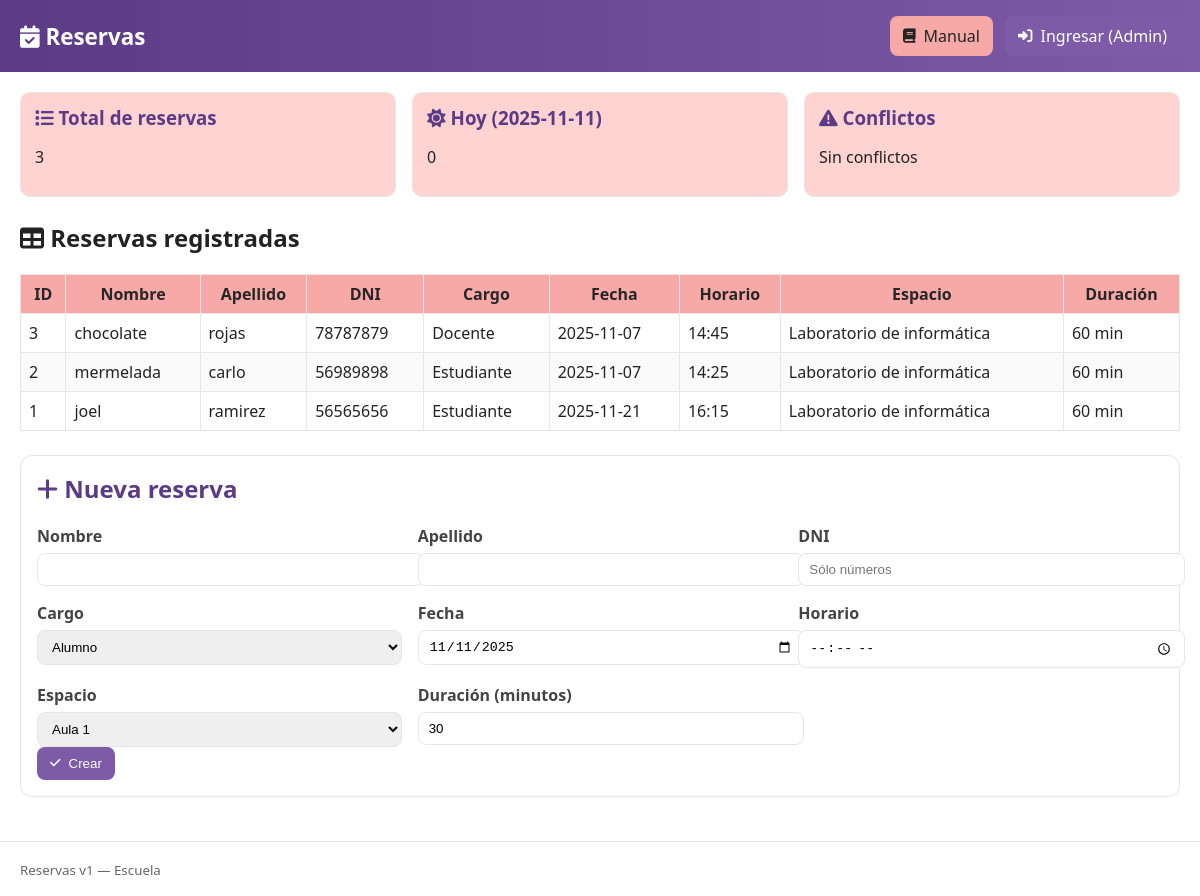
The page / on the database its author committed.
### tables this page shows
CREATE TABLE reservas (
    id INTEGER PRIMARY KEY AUTOINCREMENT,
    nombre TEXT,
    apellido TEXT,
    dni TEXT,
    cargo TEXT,
    fecha TEXT,
    horario TEXT,
    espacio TEXT
, duracion INTEGER NOT NULL DEFAULT 60);

### funciones.php (called while the page is built, shortened)
<?php
require_once __DIR__ . '/db.php';
function isAdmin(): bool {
    return !empty($_SESSION['admin']);
}
function listarReservas(): array {
    global $db;
    $stmt = $db->query("SELECT * FROM reservas ORDER BY id DESC");
    return $stmt->fetchAll(PDO::FETCH_ASSOC);
}
function contarReservas(): int {
    global $db;
    $stmt = $db->query("SELECT COUNT(*) FROM reservas");
    return (int)$stmt->fetchColumn();
}
function contarReservasPorFecha(string $fecha): int {
    global $db;
    $stmt = $db->prepare("SELECT COUNT(*) FROM reservas WHERE fecha = ?");
    $stmt->execute([$fecha]);
    return (int)$stmt->fetchColumn();
}
function detectarConflictos(): array {
    global $db;
    $sql = "
        SELECT fecha, horario, espacio, COUNT(*) AS cantidad
        FROM reservas
        GROUP BY fecha, horario, espacio
        HAVING cantidad > 1
    ";
    $stmt = $db->query($sql);
    return $stmt->fetchAll(PDO::FETCH_ASSOC);
}

### index.php (the view, shortened to what this page needs)
<?php
require_once __DIR__ . '/funciones.php';
$hoy = date('Y-m-d');
$totalReservas = contarReservas();
$reservasHoy = contarReservasPorFecha($hoy);
$conflictos = detectarConflictos();
$lista = listarReservas();
?>
<!DOCTYPE html>
<html lang="es">
<head>
    <link rel="stylesheet" href="estilo.css?v=<?= filemtime(__DIR__ . '/estilo.css') ?>">
    <link rel="stylesheet" href="https://cdnjs.cloudflare.com/ajax/libs/font-awesome/6.5.0/css/all.min.css">
</head>
<body>
<header>
    <h1><i class="fa-solid fa-calendar-check"></i> Reservas</h1>
    <nav>
        <a href="manual.php" class="btn secundario"><i class="fa-solid fa-book"></i> Manual</a>
        <?php if (isAdmin()): ?>
            <a href="logout.php" class="btn peligro"><i class="fa-solid fa-right-from-bracket"></i> Salir</a>
        <?php else: ?>
            <a href="login.php" class="btn primario"><i class="fa-solid fa-right-to-bracket"></i> Ingresar (Admin)</a>
        <?php endif; ?>
    </nav>
</header>
<main>
    <section class="panel">
        <div class="panel-item">
            <h3><i class="fa-solid fa-list"></i> Total de reservas</h3>
            <p><?= $totalReservas ?></p>
        </div>
        <div class="panel-item">
            <h3><i class="fa-solid fa-sun"></i> Hoy (<?= $hoy ?>)</h3>
            <p><?= $reservasHoy ?></p>
        </div>
        <div class="panel-item">
            <h3><i class="fa-solid fa-triangle-exclamation"></i> Conflictos</h3>
            <?php if (count($conflictos) === 0): ?>
                <p>Sin conflictos</p>
            <?php endif; ?>
        </div>
    </section>
    <section class="tabla">
        <h2><i class="fa-solid fa-table"></i> Reservas registradas</h2>
        <table>
            <thead>
            <tr>
                <th>ID</th>
                <th>Nombre</th>
                <th>Apellido</th>
                <th>DNI</th>
                <th>Cargo</th>
                <th>Fecha</th>
                <th>Horario</th>
                <th>Espacio</th>
                <th>Duración</th>
            </tr>
            </thead>
            <tbody>
            <?php foreach ($lista as $r): ?>
                <tr>
                    <td><?= (int)$r['id'] ?></td>
                    <td><?= htmlspecialchars($r['nombre']) ?></td>
                    <td><?= htmlspecialchars($r['apellido']) ?></td>
                    <td><?= htmlspecialchars($r['dni']) ?></td>
                    <td><?= htmlspecialchars($r['cargo']) ?></td>
                    <td><?= htmlspecialchars($r['fecha']) ?></td>
                    <td><?= htmlspecialchars($r['horario']) ?></td>
                    <td><?= htmlspecialchars($r['espacio']) ?></td>
                    <td><?= (int)$r['duracion'] ?> min</td>
                </tr>
            <?php endforeach; ?>
            </tbody>
        </table>
    </section>
    <section class="formulario">
        <h2><i class="fa-solid fa-plus"></i> Nueva reserva</h2>
        <form method="POST" action="admin.php">
            <div class="grid">
                <label>Nombre
                    <input type="text" name="nombre" required>
                </label>
                <label>Apellido
                    <input type="text" name="apellido" required>
                </label>
                <label>DNI
                    <input type="text" name="dni" placeholder="Sólo números" required>
                </label>
                <label>Cargo
                    <select name="cargo" required>
                        <option value="Alumno">Alumno</option>
                    </select>
                </label>
                <label>Fecha
                    <input type="date" name="fecha" value="<?= $hoy ?>" required>
                </label>
                <label>Horario
                    <input type="time" name="horario" required>
                </label>
                <label>Espacio
                    <select name="espacio" required>
                        <option value="Aula 1">Aula 1</option>
                    </select>
                </label>
                <label>Duración (minutos)
                    <input type="number" name="duracion" min="10" max="480" step="5" value="30" required>
                </label>
            </div>
            <button type="submit" class="btn primario"><i class="fa-solid fa-check"></i> Crear</button>
        </form>
    </section>
</main>
<footer>
    <small>Reservas v1 — Escuela</small>
</footer>
</body>
</html>

### estilo.css (style rules this page uses)
:root { --bg: #ffffff; --texto: #222222; --lila: #7d5ba6; --lila-oscuro: #5b3b85; --salmon: #f7a9a8; --salmon-claro: #ffd3d2; --borde: #e6e6e6; }
html, body { height: 100%; }
body { margin: 0; background: var(--bg); color: var(--texto); font-family: system-ui, -apple-system, Segoe UI, Roboto, Ubuntu, Cantarell, "Noto Sans", "Helvetica Neue", Arial, "Apple Color Emoji", "Segoe UI Emoji"; }
header { background: linear-gradient(90deg, var(--lila-oscuro), var(--lila)); color: #fff; padding: 16px 20px; display: flex; justify-content: space-between; align-items: center; }
header h1 { margin: 0; font-size: 1.4rem; }
header nav a { margin-left: 8px; }
main { padding: 20px; }
.panel { display: grid; grid-template-columns: repeat(3, 1fr); gap: 16px; margin-bottom: 24px; }
.panel-item { background: var(--salmon-claro); border: 1px solid var(--borde); border-radius: 10px; padding: 12px 14px; }
.panel-item h3 { margin: 0 0 8px; color: var(--lila-oscuro); }
.tabla table { width: 100%; border-collapse: collapse; }
.tabla th, .tabla td { border: 1px solid var(--borde); padding: 8px; }
.tabla thead th { background: var(--salmon); color: #272727; }
.tabla tbody tr:nth-child(even) { background: #fafafa; }
.formulario { margin-top: 24px; background: #fff; border: 1px solid var(--borde); border-radius: 12px; padding: 16px; }
.formulario h2 { color: var(--lila-oscuro); margin-top: 0; }
.grid { display: grid; grid-template-columns: repeat(3, 1fr); gap: 16px; }
label { display: block; font-weight: 600; color: #444; }
input, select { width: 100%; padding: 8px 10px; border: 1px solid var(--borde); border-radius: 8px; margin-top: 6px; }
.btn { display: inline-flex; align-items: center; gap: 8px; padding: 8px 12px; border-radius: 8px; border: 1px solid transparent; cursor: pointer; text-decoration: none; transition: transform .05s ease, box-shadow .1s ease; }
.btn i { font-size: 0.9em; }
.btn.primario { background: var(--lila); color: #fff; }
.btn.secundario { background: var(--salmon); color: #242424; }
footer { margin-top: 24px; padding: 16px 20px; border-top: 1px solid var(--borde); color: #666; }

### rows shown on the page
reservas: id "3", nombre "chocolate", apellido "rojas", dni "78787879", cargo "Docente", fecha "2025-11-07", horario "14:45", espacio "Laboratorio de informática", duracion "60"
reservas: id "2", nombre "mermelada", apellido "carlo", dni "56989898", cargo "Estudiante", fecha "2025-11-07", horario "14:25", espacio "Laboratorio de informática", duracion "60"
reservas: id "1", nombre "joel", apellido "ramirez", dni "56565656", cargo "Estudiante", fecha "2025-11-21", horario "16:15", espacio "Laboratorio de informática", duracion "60"

### other values the page prints
$totalReservas "3"
$reservasHoy "0"
